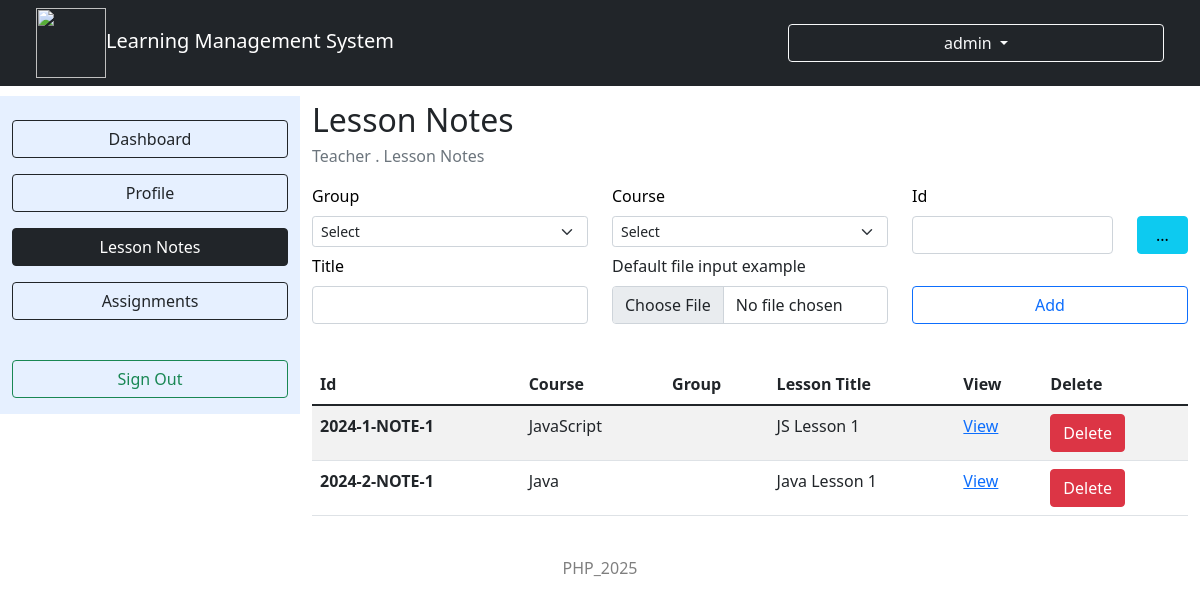
Page /Online_LMS/NoteAdd.php (signed in) on the committed database.
### tables this page shows
CREATE TABLE `notes` (
  `id` VARCHAR(45) NOT NULL,
  `name` VARCHAR(150) NOT NULL,
  `note_location` VARCHAR(255) DEFAULT NULL,
  `group_has_course_group_id` INT NOT NULL,
  `group_has_course_course_id` INT NOT NULL,
  PRIMARY KEY (`id`),
  CONSTRAINT `fk_notes_groupcourse` FOREIGN KEY (`group_has_course_group_id`,`group_has_course_course_id`) REFERENCES `group_has_course`(`group_id`,`course_id`) ON DELETE CASCADE ON UPDATE CASCADE
);

CREATE TABLE `course` (
  `id` INT NOT NULL AUTO_INCREMENT,
  `name` VARCHAR(100) NOT NULL,
  `level` INT NOT NULL,
  PRIMARY KEY (`id`)
);

### Online_LMS/NoteAdd.php (the view, shortened to what this page needs)
<!DOCTYPE html>
<html lang="en">
<head>
    <link rel="stylesheet" href="bootstrap.css" />
    <link rel="stylesheet" href="style.css" />
</head>
<body>
    <div class="container-fluid">
        <div class="row">
            <nav class="navbar navbar-light navbar-expand-lg bg-dark fixed-top">
                <div class="container-fluid">
                    <div class="col-4">
                        <a href="#" class="navbar-brand text-white"><img src="system.png" class="icon2" />Learning
                            Management System</a>
                    </div>
                    <div class="btn-group col-lg-4">
                        <button type="button" class="btn btn-outline-light dropdown-toggle" data-bs-toggle="dropdown" aria-haspopup="true" aria-expanded="false">
                            <label class="fs-6"><?php echo ($_SESSION["u"]) ?></label>
                        </button>
                    </div>
                </div>
            </nav>
            <div class="col-4 col-lg-3 mt-5">
                <div class="row bg-primary bg-opacity-10 mt-5">
                    <div class="col-12 mt-4">
                        <form action="TeacherDash.php">
                            <button class="btn btn-outline-dark col-12" type="submit">Dashboard</button>
                        </form>
                    </div>
                    <div class="col-12 mt-3">
                        <form action="ProfileTeacher.php">
                            <button class="btn btn-outline-dark col-12" type="submit">Profile</button>
                        </form>
                    </div>
                    <div class="col-12 mt-3">
                        <form action="NoteAdd.php">
                            <button class="btn btn-outline-dark col-12 active" type="submit">Lesson Notes</button>
                        </form>
                    </div>
                    <div class="col-12 mt-3 mb-4">
                        <form action="AddAssignment.php">
                            <button class="btn btn-outline-dark col-12" type="submit">Assignments</button>
                        </form>
                    </div>
                    <div class="col-12 mt-3 mb-3">
                        <form action="SignOut.php">
                            <button class="btn btn-outline-success col-12" type="submit">Sign Out</button>
                        </form>
                    </div>
                </div>
            </div>
            <div class="col-8 col-lg-9 mt-5">
                <div class="row">
                    <div class="">
                        <label class="fs-2">Lesson Notes</label>
                    </div>
                    <div class="">
                        <label class="fs-6 text-secondary">Teacher . Lesson Notes</label>
                    </div>
                    <div class="col-12">
                        <div class="row">
                            <div class="col-12 col-lg-4 mt-3">
                                <label class="form-label text-black">Group</label>
                                <select class="form-select form-select-sm" aria-label=".form-select-sm example" id="group">
                                    <option selected value="0">Select</option>
                                    <?php
                                    $connection = new mysqli("localhost", "root", "", "online_lms");
                                    ?>
                                </select>
                            </div>
                            <div class="col-12 col-lg-4 mt-3">
                                <label class="form-label text-black">Course</label>
                                <select class="form-select form-select-sm" aria-label=".form-select-sm example" id="course">
                                    <option selected value="0">Select</option>
                                </select>
                            </div>
                            <div class="col-8 col-lg-3 mt-3">
                                <label class="form-label text-black">Id</label>
                                <input type="text" class="form-control col-8" id="id" />
                            </div>
                            <div class="col-4 col-lg-1 mt-4">
                                <button class="btn btn-info col-12" onclick="GenerateNoteId();">...</button>
                            </div>
                            <div class="col-12 col-lg-4">
                                <label class="form-label text-black">Title</label>
                                <input type="text" class="form-control" id="title" />
                            </div>
                            <div class="mb-3 col-12 col-lg-4">
                                <label for="formFile" class="form-label">Default file input example</label>
                                <input class="form-control" type="file" id="file">
                            </div>
                            <div class="col-12 col-lg-4 mt-2">
                                <button class="btn btn-outline-primary col-12" onclick="AddNote();">Add</button>
                            </div>
                            <div class="mt-4">
                                <table class="table table-striped">
                                    <thead>
                                        <tr>
                                            <th scope="col">Id</th>
                                            <th scope="col">Course</th>
                                            <th scope="col">Group</th>
                                            <th scope="col">Lesson Title</th>
                                            <th scope="col">View</th>
                                            <th scope="col">Delete</th>
                                        </tr>
                                    </thead>
                                    <tbody id="container">
                                        <?php
                                        $table3 = $connection->query("SELECT * FROM `notes`");
                                        for ($i = 0; $i < $table3->num_rows; $i++) {
                                            $row3 = $table3->fetch_assoc();
                                            $table4 = $connection->query("SELECT * FROM `group` WHERE `id`='" . $row3["group_has_course_group_id"] . "'");
                                            $row4 = $table4->fetch_assoc();
                                            $group = $row4["name"];
                                            $table5 = $connection->query("SELECT * FROM `course` WHERE `id`='" . $row3["group_has_course_course_id"] . "'");
                                            $row5 = $table5->fetch_assoc();
                                            $course = $row5["name"];
                                        ?>
                                            <tr>
                                                <th scope="row"><?php echo ($row3["id"]) ?></th>
                                                <td><?php echo ($course) ?></td>
                                                <td><?php echo ($group) ?></td>
                                                <td><?php echo ($row3["name"]) ?></td>
                                                <td><a href="<?php echo ($row3["note_location"]) ?>">View</a></td>
                                                <td>
                                                    <div class="deleteButton" data-id="<?php echo ($row3["id"]) ?>"><button class="btn btn-danger">Delete</button></div>
                                                </td>
                                            </tr>
                                        <?php
                                        }
                                        ?>
                                    </tbody>
                                </table>
                            </div>
                        </div>
                    </div>
                </div>
            </div>
        </div>
        <div class="col-12 text-center text-black-50 mt-4 mb-2">
            <label>PHP_2025</label>
        </div>
    </div>
</body>
</html>

### Online_LMS/style.css (style rules this page uses)
.icon2 { width: 70px; height: 70px; }

### rows in the picture
notes: id "2024-1-NOTE-1", course.name "JavaScript", name "JS Lesson 1"
notes: id "2024-2-NOTE-1", course.name "Java", name "Java Lesson 1"

### other values in the picture
$_SESSION["u"] "admin"
